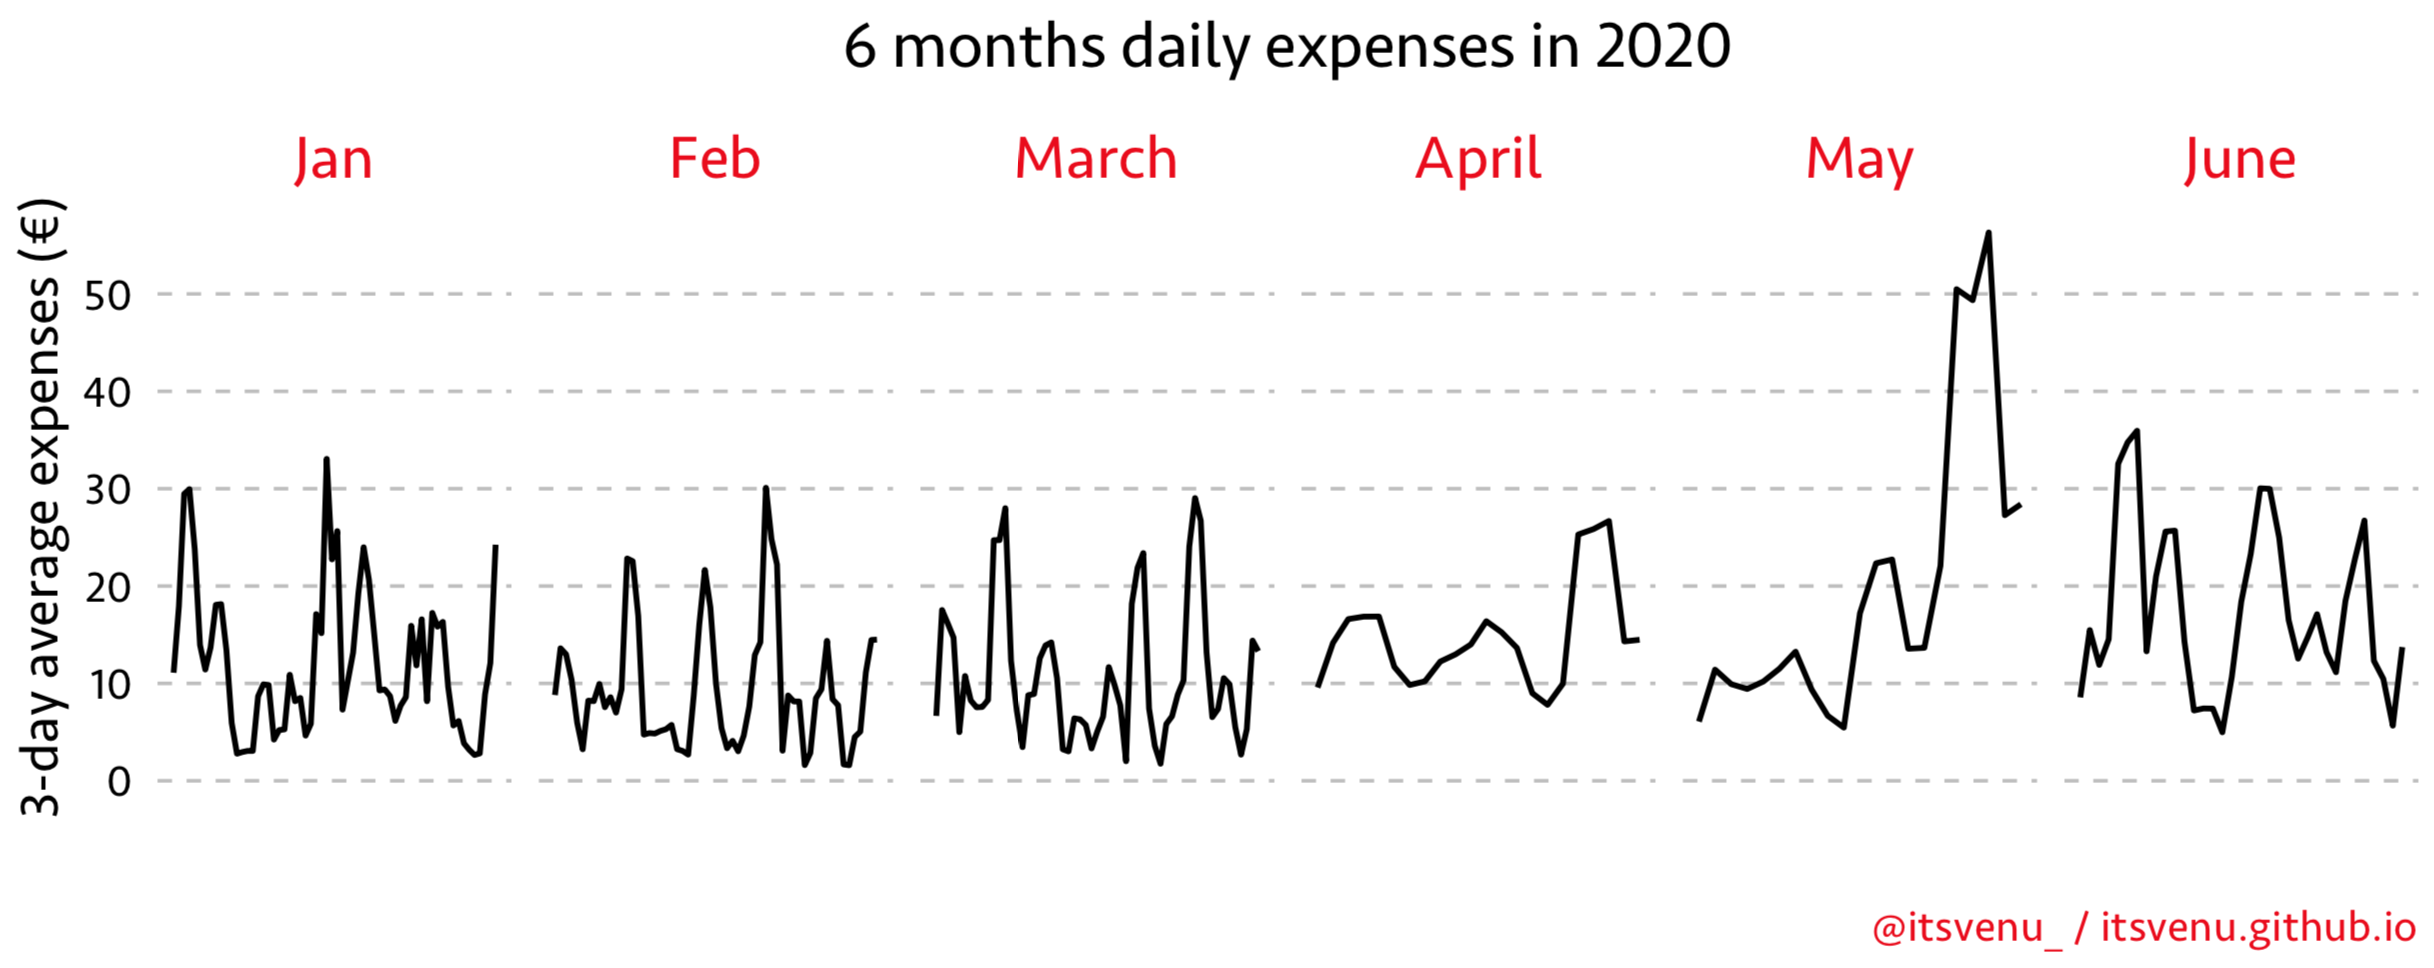

This chart was generated by the following R code:

# @itsvenu_
# 30.06.2020

setwd("~/Desktop/work/blog/SparkasseExpenses")

library(tidyverse)
library(extrafont)

dat <- data.table::fread("20200630-1002884557-umsatz.CSV", sep = ";", header = TRUE)
dat <- dat %>% 
  dplyr::select(`Day of entry`, Amount) %>% 
  dplyr::filter(grepl("-", Amount)) %>% 
  dplyr::mutate(Amount = gsub("-", "", Amount),
                Amount = gsub(",", ".", Amount)) %>% 
  dplyr::mutate(Amount = as.numeric(Amount))

## remove 350, 1000?
dat <- dat %>% 
  dplyr::filter(Amount < 200) 

dat2 <- dat2[seq(dim(dat2)[1], 1), ]

###
dat4 <- dat2 %>% 
  dplyr::mutate(month = dplyr::case_when(grepl(".01.", `Day of entry`) ~ "Jan",
                                         grepl(".02.", `Day of entry`) ~ "Feb",
                                         grepl(".03.", `Day of entry`) ~ "March",
                                         grepl(".04.", `Day of entry`) ~ "April",
                                         grepl(".05.", `Day of entry`) ~ "May",
                                         grepl(".06.", `Day of entry`) ~ "June"))
  
all_months <- dat4$month %>% as.character() %>% unique()

all_months_res <- NULL

for(i in seq_along(all_months)){
  
  i_month <- all_months[i]
  i_res <- dat4 %>% 
    dplyr::filter(month == get("i_month")) %>% 
    dplyr::pull(Amount) %>% 
    zoo::rollmean(k=3) %>% 
    as.data.frame() %>% 
    dplyr::rename(avg_exp = ".") %>% 
    dplyr::mutate(month = i_month)
  
  all_months_res <- rbind(all_months_res, i_res)
  
}

all_months_res <- all_months_res %>% 
  tibble::rowid_to_column(var = "day")

all_months_res$month <- factor(all_months_res$month, levels = c("Jan", "Feb", "March", "April", "May", "June"))

plt <- ggplot(all_months_res, aes(x = day, y = avg_exp))+
  geom_hline(yintercept = c(0, 10, 20, 30, 40, 50), linetype = 2, color = "gray")+
  geom_line(size = 0.8)+
  facet_grid(.~month, scales = "free_x")+
  theme_minimal(base_family = "Seravek", base_size = 16)+
  theme(panel.grid = element_blank(),
        axis.text.x = element_blank(),
        axis.text = element_text(color = "black"),
        strip.text.x = element_text(size = 18, color = "#EC0108"),
        plot.caption = element_text(color = "#EC0108", family = "Seravek"),
        plot.title = element_text(hjust = 0.5))+
  scale_y_continuous(breaks = c(0, 10, 20, 30, 40, 50),
                     labels = c(0, 10, 20, 30, 40, 50))+
  xlab("")+ylab("3-day average expenses (€)")+
  labs(caption = '@itsvenu_ / itsvenu.github.io')+
  ggtitle("6 months daily expenses in 2020")
  
ggsave(filename = "expenses_plot.pdf", plt, 
       height = 4, width = 10, cairo_pdf)






